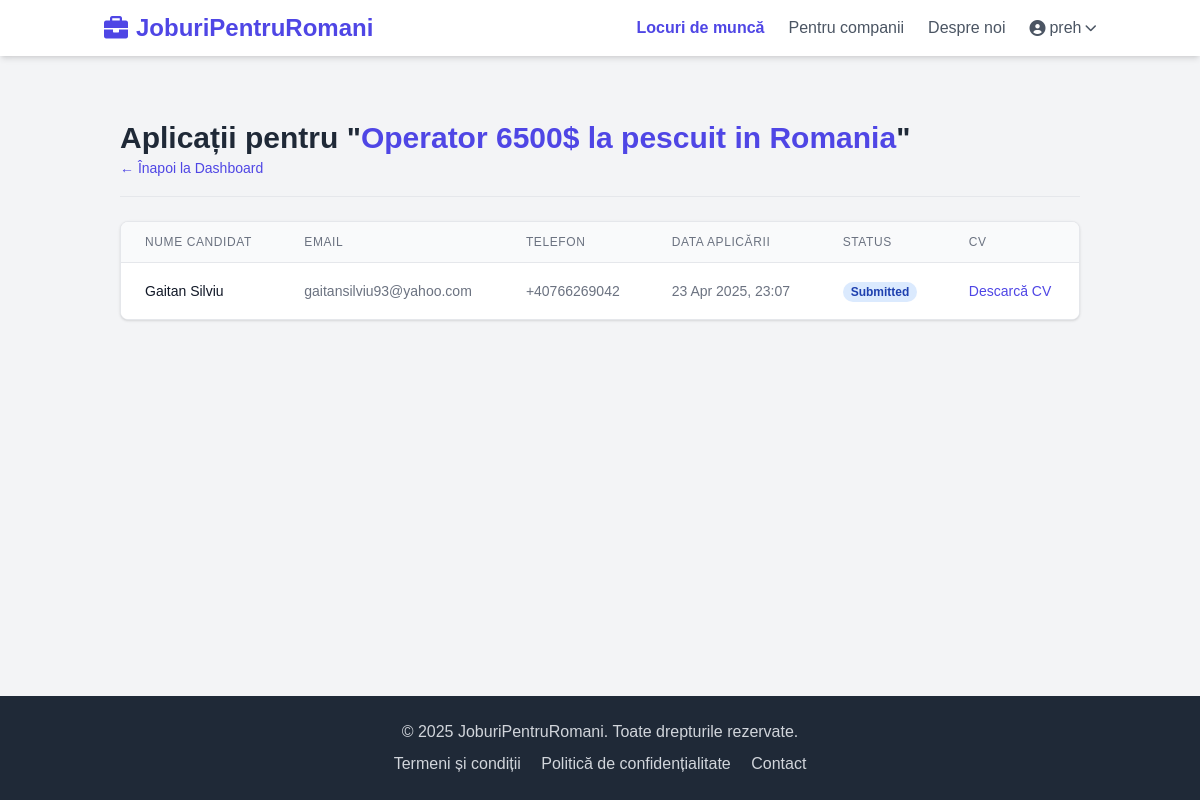
The app's page /jobs/2/applications/ (signed in) with its own data.
### accounts/models.py (models this page shows, shortened)
class User(AbstractUser):
    USER_TYPE_CHOICES = (
        ('job_seeker', 'Job Seeker'),
        ('company', 'Company'),
    )
    user_type = models.CharField(max_length=20, choices=USER_TYPE_CHOICES, default='job_seeker')
    groups = models.ManyToManyField(
        'auth.Group',
        verbose_name='groups',
        blank=True,
        help_text='The groups this user belongs to. A user will get all permissions granted to each of their groups.',
        related_name="custom_user_set", # Changed related_name
        related_query_name="user",
    )
    user_permissions = models.ManyToManyField(
        'auth.Permission',
        verbose_name='user permissions',
        blank=True,
        help_text='Specific permissions for this user.',
        related_name="custom_user_set", # Changed related_name
        related_query_name="user",
    )
    is_active = models.BooleanField(
        'active',
        default=False, # Changed default to False
        help_text= (
            'Designates whether this user should be treated as active. '
            'Unselect this instead of deleting accounts.'
        ),
    )

class JobSeekerProfile(models.Model):
    user = models.OneToOneField(User, on_delete=models.CASCADE, primary_key=True, related_name='jobseekerprofile')
    city_of_residence = models.CharField("Oraș de reședință", max_length=100, blank=True, null=True) # Renamed from location
    date_of_birth = models.DateField("Data nașterii", blank=True, null=True)
    phone_number = models.CharField(max_length=20, blank=True, null=True)
    cv = models.FileField(upload_to='cvs/', blank=True, null=True) # Requires Pillow installation
    bio = models.TextField(blank=True, null=True)
    saved_jobs = models.ManyToManyField('jobs.Job', blank=True, related_name='saved_by_seekers')

### jobs/models.py (models this page shows, shortened)
class Job(models.Model):
    JOB_TYPE_CHOICES = (
        ('full_time', 'Full Time'),
        ('part_time', 'Part Time'),
        ('contract', 'Contract'),
        ('internship', 'Internship'),
        ('remote', 'Remote'),
    )
    EXPERIENCE_LEVEL_CHOICES = (
        ('entry', 'Entry-Level (< 2 ani)'),
        ('mid', 'Mid-Level (2-5 ani)'),
        ('senior', 'Senior-Level (5+ ani)'),
        ('manager', 'Manager / Director'),
        ('intern', 'Intern / Stagiar'),
        ('no_experience', 'Fără experiență'),
    )
    CURRENCY_CHOICES = (
        ('RON', 'RON (Leu Românesc)'),
        ('EUR', 'EUR (Euro)'),
        ('USD', 'USD (Dolar American)'),
        ('GBP', 'GBP (Liră Sterlină)'),
    )
    company = models.ForeignKey(settings.AUTH_USER_MODEL, on_delete=models.CASCADE, related_name='jobs_posted', limit_choices_to={'user_type': 'company'})
    category = models.ForeignKey(Category, on_delete=models.SET_NULL, null=True, blank=True, related_name='jobs')
    title = models.CharField(max_length=255)
    slug = models.SlugField(max_length=270, unique=True, blank=True, help_text="Leave blank to auto-generate from title.") # Added unique=True back
    ideal_candidate = models.TextField("Candidatul Ideal", blank=True, null=True)
    what_we_offer = models.TextField("Ce oferim?", blank=True, null=True)
    responsibilities = models.TextField("Descrierea jobului / Responsabilități", blank=True, null=True) # Renamed from description
    country = CountryField(blank_label='(selectează țara)', default='RO')
    city = models.CharField("Oraș", max_length=100)
    job_type = models.CharField(max_length=20, choices=JOB_TYPE_CHOICES, default='full_time')
    experience_level = models.CharField("Nivel Experiență", max_length=20, choices=EXPERIENCE_LEVEL_CHOICES) # Removed null=True, blank=True
    positions_available = models.PositiveIntegerField("Număr Poziții Deschise", default=1) # Removed null=True, blank=True
    salary_min = models.DecimalField(max_digits=10, decimal_places=2, null=True, blank=True) # Păstrăm opțional pentru salariu min/max
    salary_max = models.DecimalField(max_digits=10, decimal_places=2, null=True, blank=True) # Păstrăm opțional pentru salariu min/max
    salary_currency = models.CharField(max_length=3, choices=CURRENCY_CHOICES, default='RON') # Removed blank=True, added choices
    is_published = models.BooleanField(default=True)
    is_featured = models.BooleanField(default=False)
    created_at = models.DateTimeField(auto_now_add=True)
    updated_at = models.DateTimeField(auto_now=True)
    class Meta:
        ordering = ['-created_at']
    def get_absolute_url(self):
        return reverse('jobs:job_detail', kwargs={'slug': self.slug})

class Application(models.Model):
    STATUS_CHOICES = (
        ('submitted', 'Submitted'),
        ('viewed', 'Viewed'),
        ('shortlisted', 'Shortlisted'),
        ('rejected', 'Rejected'),
        ('accepted', 'Accepted'),
    )
    job = models.ForeignKey(Job, on_delete=models.CASCADE, related_name='applications')
    applicant = models.ForeignKey(settings.AUTH_USER_MODEL, on_delete=models.CASCADE, related_name='applications', limit_choices_to={'user_type': 'job_seeker'})
    applied_at = models.DateTimeField(auto_now_add=True)
    status = models.CharField(max_length=20, choices=STATUS_CHOICES, default='submitted')
    cover_letter = models.TextField(blank=True, null=True, help_text="Optional cover letter.")
    class Meta:
        ordering = ['-applied_at']
        unique_together = ('job', 'applicant')

### jobs/views.py (the view, shortened to what this page needs)
# urls.py: path('<int:job_pk>/applications/', views.JobApplicationsListView.as_view(), name='job_applications'), # Keep pk for actions
class JobApplicationsListView(LoginRequiredMixin, UserPassesTestMixin, ListView):
    model = Application
    template_name = 'jobs/job_applications.html'
    context_object_name = 'applications'
    paginate_by = 10
    def test_func(self):
        job = get_object_or_404(Job, pk=self.kwargs['job_pk'])
        return self.request.user.is_authenticated and self.request.user == job.company
    def get_queryset(self):
        job = get_object_or_404(Job, pk=self.kwargs['job_pk'])
        return Application.objects.filter(job=job).select_related(
            'applicant', 'applicant__jobseekerprofile'
        ).order_by('-applied_at')
    def get_context_data(self, **kwargs):
        context = super().get_context_data(**kwargs)
        context['job'] = get_object_or_404(Job, pk=self.kwargs['job_pk'])
        return context

### templates/jobs/job_applications.html (shortened to what this page needs)
{% extends 'base.html' %}
{% block content %}
<div class="container mx-auto px-4 py-8">
    <div class="mb-6 pb-4 border-b">
        <h1 class="text-3xl font-bold text-gray-800">Aplicații pentru "<a href="{{ job.get_absolute_url }}" class="text-indigo-600 hover:underline">{{ job.title }}</a>"</h1>
        <a href="{% url 'accounts:company_dashboard' %}" class="text-sm text-indigo-600 hover:underline">&larr; Înapoi la Dashboard</a>
    </div>
    <div class="bg-white rounded-lg shadow border border-gray-200 overflow-hidden">
        {% if applications %}
            <div class="overflow-x-auto">
                <table class="min-w-full divide-y divide-gray-200">
                    <thead class="bg-gray-50">
                        <tr>
                            <th scope="col" class="px-6 py-3 text-left text-xs font-medium text-gray-500 uppercase tracking-wider">Nume Candidat</th>
                            <th scope="col" class="px-6 py-3 text-left text-xs font-medium text-gray-500 uppercase tracking-wider">Email</th>
                            <th scope="col" class="px-6 py-3 text-left text-xs font-medium text-gray-500 uppercase tracking-wider">Telefon</th>
                            <th scope="col" class="px-6 py-3 text-left text-xs font-medium text-gray-500 uppercase tracking-wider">Data Aplicării</th>
                            <th scope="col" class="px-6 py-3 text-left text-xs font-medium text-gray-500 uppercase tracking-wider">Status</th>
                            <th scope="col" class="px-6 py-3 text-left text-xs font-medium text-gray-500 uppercase tracking-wider">CV</th>
                        </tr>
                    </thead>
                    <tbody class="bg-white divide-y divide-gray-200">
                        {% for app in applications %}
                        <tr>
                            <td class="px-6 py-4 whitespace-nowrap">
                                <div class="text-sm font-medium text-gray-900">{{ app.applicant.get_full_name|default:app.applicant.username }}</div>
                            </td>
                             <td class="px-6 py-4 whitespace-nowrap text-sm text-gray-500">
                                {{ app.applicant.email }}
                            </td>
                            <td class="px-6 py-4 whitespace-nowrap text-sm text-gray-500">
                                {{ app.applicant.jobseekerprofile.phone_number|default:"-" }}
                            </td>
                            <td class="px-6 py-4 whitespace-nowrap text-sm text-gray-500">
                                {{ app.applied_at|date:"d M Y, H:i" }}
                            </td>
                            <td class="px-6 py-4 whitespace-nowrap">
                                <span class="px-2 inline-flex text-xs leading-5 font-semibold rounded-full bg-blue-100 text-blue-800">
                                    {{ app.get_status_display }}
                                </span>
                            </td>
                             <td class="px-6 py-4 whitespace-nowrap text-sm text-gray-500">
                                {% if app.applicant.jobseekerprofile.cv %}
                                    <a href="{{ app.applicant.jobseekerprofile.cv.url }}" target="_blank" class="text-indigo-600 hover:underline">Descarcă CV</a>
                                {% else %}
                                    <span class="text-gray-400 italic">N/A</span>
                                {% endif %}
                            </td>
                        </tr>
                        {% endfor %}
                    </tbody>
                </table>
            </div>
        {% else %}
            <p class="text-center text-gray-500 py-10">Nu există aplicații pentru acest job încă.</p>
        {% endif %}
    </div>
</div>
{% endblock %}

### templates/base.html (shortened to what this page needs)
<!DOCTYPE html>
<html lang="ro">
<head>
    <script src="https://cdn.tailwindcss.com"></script>
    <link rel="stylesheet" href="https://cdnjs.cloudflare.com/ajax/libs/font-awesome/6.0.0/css/all.min.css" />
</head>
<body class="bg-gray-100 text-gray-800">
    <nav class="bg-white shadow-md sticky top-0 z-50">
        <div class="container mx-auto px-4 py-3 flex justify-between items-center">
            <a class="text-2xl font-bold text-indigo-600 flex items-center" href="{% url 'core:home' %}">
                <i class="fas fa-briefcase mr-2"></i>
                JoburiPentruRomani
            </a>
            <div class="hidden md:flex items-center space-x-6">
                <a class="text-gray-600 hover:text-indigo-600 {% if request.resolver_match.app_name == 'jobs' %} font-semibold text-indigo-600 {% endif %}" href="{% url 'jobs:job_list' %}">Locuri de muncă</a>
                <a class="text-gray-600 hover:text-indigo-600 {% if request.resolver_match.view_name == 'payments:plan_list' %} font-semibold text-indigo-600 {% endif %}" href="{% url 'payments:plan_list' %}">Pentru companii</a>
                <a class="text-gray-600 hover:text-indigo-600 {% if request.resolver_match.view_name == 'core:about' %} font-semibold text-indigo-600 {% endif %}" href="{% url 'core:about' %}">Despre noi</a>
                {% if user.is_authenticated %}
                    <div class="relative">
                        <button id="user-menu-button" class="flex items-center text-gray-600 hover:text-indigo-600 focus:outline-none">
                            <i class="fas fa-user-circle mr-1"></i> {{ user.username }}
                            <i class="fas fa-chevron-down ml-1 text-xs"></i>
                        </button>
                    </div>
                {% else %}
                    <a href="{% url 'accounts:login' %}" class="text-gray-600 hover:text-indigo-600">Autentificare</a>
                    <a href="{% url 'accounts:signup' %}" class="bg-indigo-600 hover:bg-indigo-700 text-white font-bold py-2 px-4 rounded transition duration-300">Înregistrare</a>
                {% endif %}
            </div>
        </div>
    </nav>
    <main class="container mx-auto px-4 py-8">
        {% block content %}{% endblock %}
    </main>
    <footer class="bg-gray-800 text-gray-300 mt-auto">
        <div class="container mx-auto px-4 py-6 text-center">
            <p>&copy; {% now "Y" %} JoburiPentruRomani. Toate drepturile rezervate.</p>
            <div class="mt-2 space-x-4">
                <a href="{% url 'core:terms' %}" class="hover:text-white">Termeni și condiții</a>
                <a href="{% url 'core:privacy' %}" class="hover:text-white">Politică de confidențialitate</a>
                <a href="{% url 'core:contact' %}" class="hover:text-white">Contact</a>
            </div>
        </div>
    </footer>
</body>
</html>

### templates/base.html (style rules this page uses)
body { display: flex; flex-direction: column; min-height: 100vh; font-family: sans-serif; }
main { flex-grow: 1; }

### records on screen
User: username "preh"
Job: title "Operator 6500$ la pescuit in Romania"
Application: applicant.get_full_name "Gaitan Silviu", applicant.email "gaitansilviu93@yahoo.com", applicant.jobseekerprofile.phone_number "+40766269042", applied_at "23 Apr 2025, 23:07", status "Submitted"
